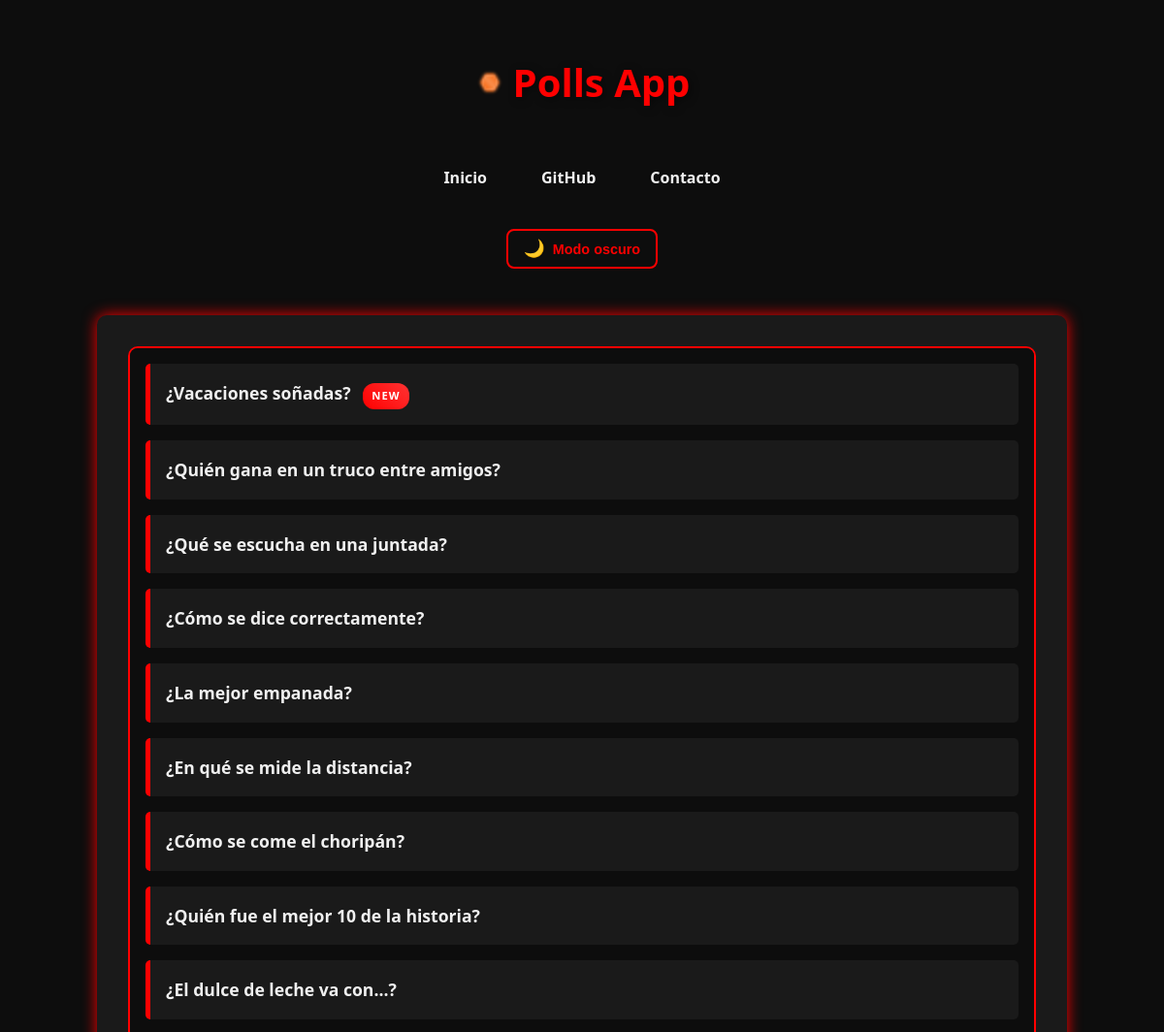
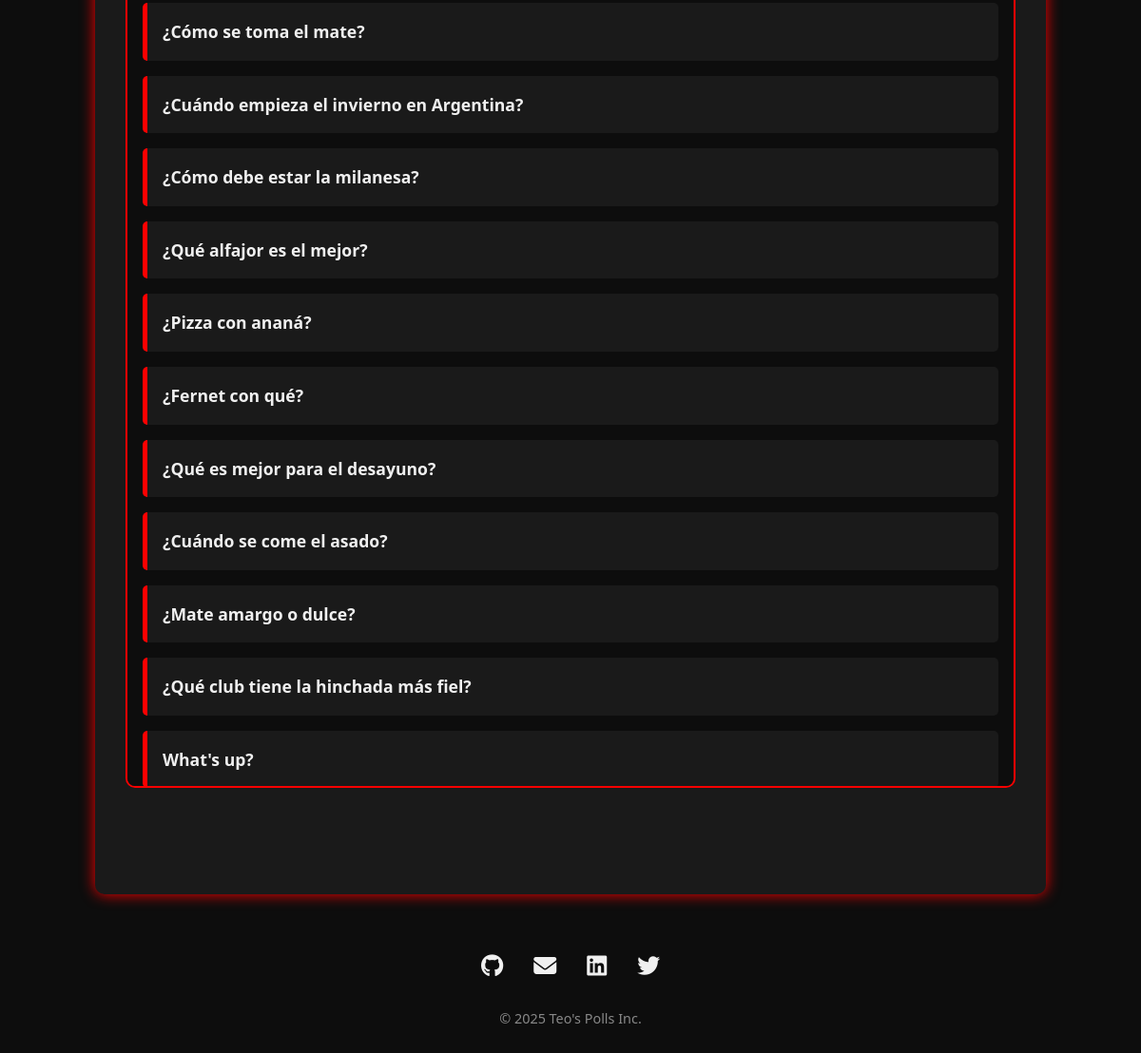
Screenshot of /polls/ with the database file from the repository (2 pictures, top to bottom).
### polls/models.py (models this page shows, shortened)
class Question(models.Model):
    question_text = models.CharField(
        max_length=200,
        validators=[MinLengthValidator(10, "Question must be at least 10 characters long.")],
        help_text="Enter a clear, concise question (10-200 characters)"
    )
    pub_date = models.DateTimeField(
        "date published",
        help_text="When this question should be published"
    )
    _total_votes_cache = None
    class Meta:
        ordering = ['-pub_date']
        verbose_name = "Poll Question"
        verbose_name_plural = "Poll Questions"
    @property
    def total_votes(self):
        """Calculate total votes for this question"""
        if hasattr(self, '_total_votes_cache') and self._total_votes_cache is not None:
            return self._total_votes_cache or 0
        return sum(choice.votes for choice in self.choices.all())

### polls/views.py (the view)
# urls.py: path("", views.IndexView.as_view(), name="index"),
class IndexView(generic.ListView):
    template_name = "polls/index.html"
    context_object_name = "latest_question_list"
    def get_queryset(self):
        return Question.objects.filter(pub_date__lte=timezone.now()).order_by("-pub_date")

### polls/templates/polls/index.html (shortened to what this page needs)
{% extends "base.html" %}
{% block content %}
    {% if latest_question_list %}
        <ul class="poll-list">
            {% for question in latest_question_list %}
                <li>
                    <a href="{% url 'polls:detail' question.id %}">{{ question.question_text }}</a>
                    {% if forloop.first %}
                        <span class="new-tag">New</span>
                    {% endif %}
                </li>
            {% endfor %}
        </ul>
    {% else %}
        <p>No polls are available.</p>
    {% endif %}
{% endblock %}

### polls/static/polls/style.css (style rules this page uses)
:root { --bg-color: #0d0d0d; --main-color: red; --text-color: #f0f0f0; --accent-color: #1a1a1a; --highlight-color: #ff3333; }
* { box-sizing: border-box; }
body { font-family: 'Segoe UI', Tahoma, Geneva, Verdana, sans-serif; background-color: var(--bg-color); color: var(--text-color); line-height: 1.6; margin: 0; padding: 1rem; transition: background-color 0.5s, color 0.5s; opacity: 0; animation: fadeIn 0.6s ease-in-out forwards; min-height: 100vh; display: flex; flex-direction: column; }
.poll-list { list-style: none; padding: 0; margin: 0; max-height: 70vh; overflow-y: auto; border: 2px solid var(--main-color); border-radius: 10px; padding: 1rem; background-color: var(--bg-color); }
.poll-list { scrollbar-width: thin; scrollbar-color: var(--main-color) var(--accent-color); }
.poll-list li { margin: 1rem 0; padding: 1rem; background-color: var(--accent-color); border-left: 5px solid var(--main-color); border-radius: 5px; transition: transform 0.2s, background-color 0.3s, box-shadow 0.3s; word-wrap: break-word; }
.poll-list li:first-child { margin-top: 0; }
.poll-list li:last-child { margin-bottom: 0; }
.poll-list a { color: var(--text-color); text-decoration: none; font-weight: bold; font-size: 1.1rem; word-break: break-word; }
.new-tag { display: inline-block; background: linear-gradient(45deg, var(--main-color), var(--highlight-color)); color: white; font-size: 0.7rem; padding: 0.3rem 0.6rem; border-radius: 12px; margin-left: 0.5rem; text-transform: uppercase; letter-spacing: 1px; font-weight: bold; animation: pulse 2s infinite; white-space: nowrap; }

### rows the page displays
Question: question_text "¿Vacaciones soñadas?", shows "NEW"
Question: question_text "¿Quién gana en un truco entre amigos?"
Question: question_text "¿Qué se escucha en una juntada?"
Question: question_text "¿Cómo se dice correctamente?"
Question: question_text "¿La mejor empanada?"
Question: question_text "¿En qué se mide la distancia?"
Question: question_text "¿Cómo se come el choripán?"
Question: question_text "¿Quién fue el mejor 10 de la historia?"
Question: question_text "¿El dulce de leche va con...?"
Question: question_text "¿Cómo se toma el mate?"
Question: question_text "¿Cuándo empieza el invierno en Argentina?"
Question: question_text "¿Cómo debe estar la milanesa?"
Question: question_text "¿Qué alfajor es el mejor?"
Question: question_text "¿Pizza con ananá?"
Question: question_text "¿Fernet con qué?"
Question: question_text "¿Qué es mejor para el desayuno?"
Question: question_text "¿Cuándo se come el asado?"
Question: question_text "¿Mate amargo o dulce?"
Question: question_text "¿Qué club tiene la hinchada más fiel?"
Question: question_text "What's up?"
